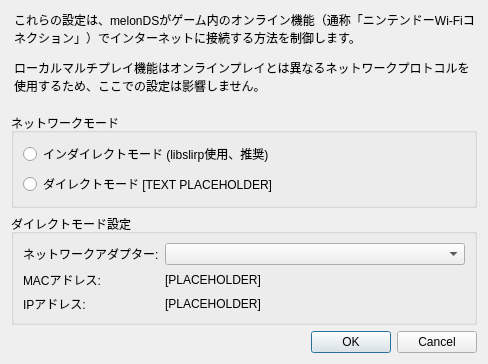
<?xml version="1.0" encoding="UTF-8"?>
<ui version="4.0">
 <class>WifiSettingsDialog</class>
 <widget class="QDialog" name="WifiSettingsDialog">
  <property name="geometry">
   <rect>
    <x>0</x>
    <y>0</y>
    <width>570</width>
    <height>341</height>
   </rect>
  </property>
  <property name="sizePolicy">
   <sizepolicy hsizetype="Fixed" vsizetype="Fixed">
    <horstretch>0</horstretch>
    <verstretch>0</verstretch>
   </sizepolicy>
  </property>
  <property name="windowTitle">
   <string>Wi-Fi設定 - melonDS</string>
  </property>
  <layout class="QVBoxLayout" name="verticalLayout">
   <property name="sizeConstraint">
    <enum>QLayout::SetFixedSize</enum>
   </property>
   <item>
    <widget class="QLabel" name="label_4">
     <property name="styleSheet">
      <string notr="true">QLabel {
    margin-bottom: 12px;
}</string>
     </property>
     <property name="text">
      <string>&lt;html&gt;&lt;head/&gt;&lt;body&gt;&lt;p&gt;これらの設定は、melonDSがゲーム内のオンライン機能（通称「ニンテンドーWi-Fiコネクション」）でインターネットに接続する方法を制御します。&lt;/p&gt;&lt;p&gt;ローカルマルチプレイ機能はオンラインプレイとは異なるネットワークプロトコルを使用するため、ここでの設定は影響しません。&lt;/p&gt;&lt;/body&gt;&lt;/html&gt;</string>
     </property>
     <property name="wordWrap">
      <bool>true</bool>
     </property>
     <property name="margin">
      <number>0</number>
     </property>
    </widget>
   </item>
   <item>
    <widget class="QGroupBox" name="groupBox">
     <property name="title">
      <string>ネットワークモード</string>
     </property>
     <layout class="QGridLayout" name="gridLayout">
      <item row="1" column="0">
       <widget class="QRadioButton" name="rbIndirectMode">
        <property name="whatsThis">
         <string>&lt;html&gt;&lt;head/&gt;&lt;body&gt;&lt;p&gt;Indirect mode uses libslirp. It requires no extra setup and is easy to use.&lt;/p&gt;&lt;/body&gt;&lt;/html&gt;</string>
        </property>
        <property name="text">
         <string>インダイレクトモード (libslirp使用、推奨)</string>
        </property>
       </widget>
      </item>
      <item row="2" column="0">
       <widget class="QRadioButton" name="rbDirectMode">
        <property name="whatsThis">
         <string>&lt;html&gt;&lt;head/&gt;&lt;body&gt;&lt;p&gt;Direct mode directly routes network traffic to the host network. It is the most reliable, but requires an ethernet connection.&lt;/p&gt;&lt;p&gt;&lt;br/&gt;&lt;/p&gt;&lt;p&gt;Non-direct mode uses a layer of emulation to get around this, but is more prone to problems.&lt;/p&gt;&lt;/body&gt;&lt;/html&gt;</string>
        </property>
        <property name="text">
         <string>ダイレクトモード [TEXT PLACEHOLDER]</string>
        </property>
       </widget>
      </item>
     </layout>
    </widget>
   </item>
   <item>
    <widget class="QGroupBox" name="groupBox_3">
     <property name="title">
      <string>ダイレクトモード設定</string>
     </property>
     <layout class="QGridLayout" name="gridLayout_3">
      <item row="3" column="1">
       <widget class="QLabel" name="lblAdapterIP">
        <property name="text">
         <string>[PLACEHOLDER]</string>
        </property>
       </widget>
      </item>
      <item row="2" column="0">
       <widget class="QLabel" name="label_2">
        <property name="text">
         <string>MACアドレス:</string>
        </property>
       </widget>
      </item>
      <item row="1" column="1">
       <widget class="QComboBox" name="cbxDirectAdapter">
        <property name="sizePolicy">
         <sizepolicy hsizetype="Expanding" vsizetype="Fixed">
          <horstretch>0</horstretch>
          <verstretch>0</verstretch>
         </sizepolicy>
        </property>
        <property name="minimumSize">
         <size>
          <width>300</width>
          <height>0</height>
         </size>
        </property>
        <property name="whatsThis">
         <string>&lt;html&gt;&lt;head/&gt;&lt;body&gt;&lt;p&gt;Selects the network adapter through which to route network traffic under direct mode.&lt;/p&gt;&lt;/body&gt;&lt;/html&gt;</string>
        </property>
       </widget>
      </item>
      <item row="1" column="0">
       <widget class="QLabel" name="label">
        <property name="text">
         <string>ネットワークアダプター:</string>
        </property>
       </widget>
      </item>
      <item row="2" column="1">
       <widget class="QLabel" name="lblAdapterMAC">
        <property name="text">
         <string>[PLACEHOLDER]</string>
        </property>
       </widget>
      </item>
      <item row="3" column="0">
       <widget class="QLabel" name="label_3">
        <property name="text">
         <string>IPアドレス:</string>
        </property>
       </widget>
      </item>
     </layout>
    </widget>
   </item>
   <item>
    <widget class="QDialogButtonBox" name="buttonBox">
     <property name="orientation">
      <enum>Qt::Horizontal</enum>
     </property>
     <property name="standardButtons">
      <set>QDialogButtonBox::Cancel|QDialogButtonBox::Ok</set>
     </property>
    </widget>
   </item>
  </layout>
 </widget>
 <resources/>
 <connections>
  <connection>
   <sender>buttonBox</sender>
   <signal>accepted()</signal>
   <receiver>WifiSettingsDialog</receiver>
   <slot>accept()</slot>
   <hints>
    <hint type="sourcelabel">
     <x>248</x>
     <y>254</y>
    </hint>
    <hint type="destinationlabel">
     <x>157</x>
     <y>274</y>
    </hint>
   </hints>
  </connection>
  <connection>
   <sender>buttonBox</sender>
   <signal>rejected()</signal>
   <receiver>WifiSettingsDialog</receiver>
   <slot>reject()</slot>
   <hints>
    <hint type="sourcelabel">
     <x>316</x>
     <y>260</y>
    </hint>
    <hint type="destinationlabel">
     <x>286</x>
     <y>274</y>
    </hint>
   </hints>
  </connection>
 </connections>
</ui>
